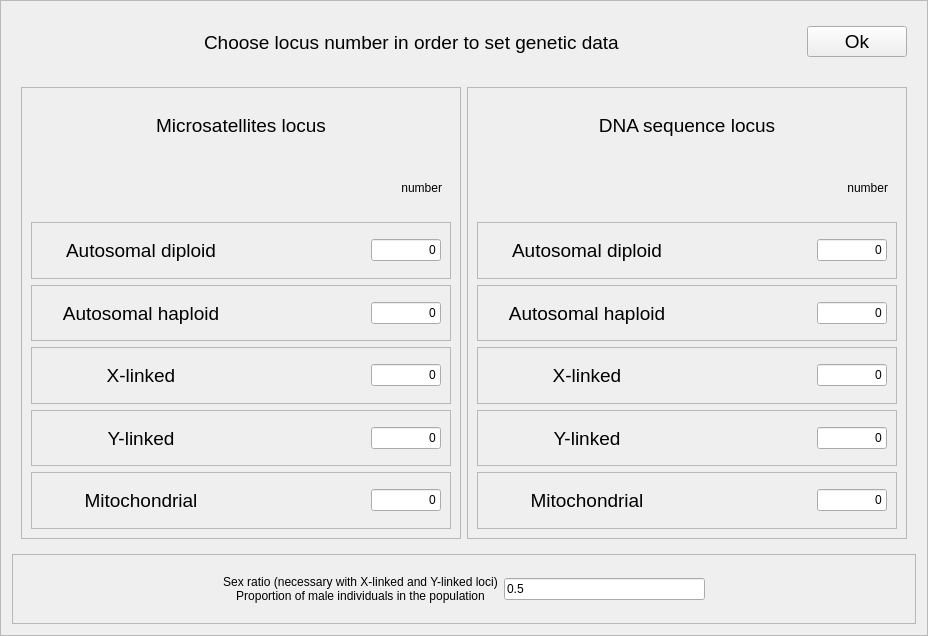
<?xml version="1.0" encoding="UTF-8"?>
<ui version="4.0">
 <class>Frame</class>
 <widget class="QFrame" name="Frame">
  <property name="geometry">
   <rect>
    <x>0</x>
    <y>0</y>
    <width>928</width>
    <height>636</height>
   </rect>
  </property>
  <property name="windowTitle">
   <string>Frame</string>
  </property>
  <property name="frameShape">
   <enum>QFrame::StyledPanel</enum>
  </property>
  <property name="frameShadow">
   <enum>QFrame::Raised</enum>
  </property>
  <layout class="QVBoxLayout" name="verticalLayout_3">
   <item>
    <widget class="QFrame" name="frame_16">
     <property name="minimumSize">
      <size>
       <width>0</width>
       <height>60</height>
      </size>
     </property>
     <property name="maximumSize">
      <size>
       <width>16777215</width>
       <height>60</height>
      </size>
     </property>
     <property name="frameShape">
      <enum>QFrame::NoFrame</enum>
     </property>
     <property name="frameShadow">
      <enum>QFrame::Raised</enum>
     </property>
     <layout class="QHBoxLayout" name="horizontalLayout_14">
      <item>
       <spacer name="horizontalSpacer_13">
        <property name="orientation">
         <enum>Qt::Horizontal</enum>
        </property>
        <property name="sizeHint" stdset="0">
         <size>
          <width>40</width>
          <height>20</height>
         </size>
        </property>
       </spacer>
      </item>
      <item>
       <widget class="QLabel" name="label">
        <property name="font">
         <font>
          <pointsize>14</pointsize>
         </font>
        </property>
        <property name="text">
         <string>Choose locus number in order to set genetic data</string>
        </property>
       </widget>
      </item>
      <item>
       <spacer name="horizontalSpacer_14">
        <property name="orientation">
         <enum>Qt::Horizontal</enum>
        </property>
        <property name="sizeHint" stdset="0">
         <size>
          <width>40</width>
          <height>20</height>
         </size>
        </property>
       </spacer>
      </item>
      <item>
       <widget class="QPushButton" name="okButton">
        <property name="minimumSize">
         <size>
          <width>100</width>
          <height>0</height>
         </size>
        </property>
        <property name="maximumSize">
         <size>
          <width>100</width>
          <height>16777215</height>
         </size>
        </property>
        <property name="font">
         <font>
          <pointsize>14</pointsize>
         </font>
        </property>
        <property name="text">
         <string>Ok</string>
        </property>
       </widget>
      </item>
     </layout>
    </widget>
   </item>
   <item>
    <widget class="QFrame" name="frame_15">
     <property name="frameShape">
      <enum>QFrame::NoFrame</enum>
     </property>
     <property name="frameShadow">
      <enum>QFrame::Raised</enum>
     </property>
     <layout class="QHBoxLayout" name="horizontalLayout_13">
      <item>
       <widget class="QFrame" name="frame">
        <property name="frameShape">
         <enum>QFrame::StyledPanel</enum>
        </property>
        <property name="frameShadow">
         <enum>QFrame::Raised</enum>
        </property>
        <layout class="QVBoxLayout" name="verticalLayout">
         <item>
          <widget class="QLabel" name="label_2">
           <property name="font">
            <font>
             <pointsize>14</pointsize>
            </font>
           </property>
           <property name="text">
            <string>Microsatellites locus</string>
           </property>
           <property name="alignment">
            <set>Qt::AlignCenter</set>
           </property>
          </widget>
         </item>
         <item>
          <widget class="QFrame" name="frame_7">
           <property name="frameShape">
            <enum>QFrame::NoFrame</enum>
           </property>
           <property name="frameShadow">
            <enum>QFrame::Raised</enum>
           </property>
           <layout class="QHBoxLayout" name="horizontalLayout_6">
            <item>
             <spacer name="horizontalSpacer">
              <property name="orientation">
               <enum>Qt::Horizontal</enum>
              </property>
              <property name="sizeHint" stdset="0">
               <size>
                <width>40</width>
                <height>20</height>
               </size>
              </property>
             </spacer>
            </item>
            <item>
             <widget class="QLabel" name="label_4">
              <property name="text">
               <string>number</string>
              </property>
              <property name="alignment">
               <set>Qt::AlignRight|Qt::AlignTrailing|Qt::AlignVCenter</set>
              </property>
             </widget>
            </item>
           </layout>
          </widget>
         </item>
         <item>
          <widget class="QFrame" name="frame_2">
           <property name="frameShape">
            <enum>QFrame::StyledPanel</enum>
           </property>
           <property name="frameShadow">
            <enum>QFrame::Raised</enum>
           </property>
           <layout class="QHBoxLayout" name="horizontalLayout">
            <item>
             <widget class="QLabel" name="label_7">
              <property name="minimumSize">
               <size>
                <width>200</width>
                <height>0</height>
               </size>
              </property>
              <property name="maximumSize">
               <size>
                <width>200</width>
                <height>16777215</height>
               </size>
              </property>
              <property name="font">
               <font>
                <pointsize>14</pointsize>
               </font>
              </property>
              <property name="text">
               <string>Autosomal diploid</string>
              </property>
              <property name="alignment">
               <set>Qt::AlignCenter</set>
              </property>
             </widget>
            </item>
            <item>
             <spacer name="horizontalSpacer_3">
              <property name="orientation">
               <enum>Qt::Horizontal</enum>
              </property>
              <property name="sizeHint" stdset="0">
               <size>
                <width>40</width>
                <height>20</height>
               </size>
              </property>
             </spacer>
            </item>
            <item>
             <widget class="QLineEdit" name="maEdit">
              <property name="minimumSize">
               <size>
                <width>70</width>
                <height>0</height>
               </size>
              </property>
              <property name="maximumSize">
               <size>
                <width>70</width>
                <height>16777215</height>
               </size>
              </property>
              <property name="text">
               <string>0</string>
              </property>
              <property name="alignment">
               <set>Qt::AlignRight|Qt::AlignTrailing|Qt::AlignVCenter</set>
              </property>
             </widget>
            </item>
           </layout>
          </widget>
         </item>
         <item>
          <widget class="QFrame" name="frame_3">
           <property name="frameShape">
            <enum>QFrame::StyledPanel</enum>
           </property>
           <property name="frameShadow">
            <enum>QFrame::Raised</enum>
           </property>
           <layout class="QHBoxLayout" name="horizontalLayout_2">
            <item>
             <widget class="QLabel" name="label_9">
              <property name="minimumSize">
               <size>
                <width>200</width>
                <height>0</height>
               </size>
              </property>
              <property name="maximumSize">
               <size>
                <width>200</width>
                <height>16777215</height>
               </size>
              </property>
              <property name="font">
               <font>
                <pointsize>14</pointsize>
               </font>
              </property>
              <property name="text">
               <string>Autosomal haploid</string>
              </property>
              <property name="alignment">
               <set>Qt::AlignCenter</set>
              </property>
             </widget>
            </item>
            <item>
             <spacer name="horizontalSpacer_4">
              <property name="orientation">
               <enum>Qt::Horizontal</enum>
              </property>
              <property name="sizeHint" stdset="0">
               <size>
                <width>40</width>
                <height>20</height>
               </size>
              </property>
             </spacer>
            </item>
            <item>
             <widget class="QLineEdit" name="mhEdit">
              <property name="minimumSize">
               <size>
                <width>70</width>
                <height>0</height>
               </size>
              </property>
              <property name="maximumSize">
               <size>
                <width>70</width>
                <height>16777215</height>
               </size>
              </property>
              <property name="text">
               <string>0</string>
              </property>
              <property name="alignment">
               <set>Qt::AlignRight|Qt::AlignTrailing|Qt::AlignVCenter</set>
              </property>
             </widget>
            </item>
           </layout>
          </widget>
         </item>
         <item>
          <widget class="QFrame" name="frame_4">
           <property name="frameShape">
            <enum>QFrame::StyledPanel</enum>
           </property>
           <property name="frameShadow">
            <enum>QFrame::Raised</enum>
           </property>
           <layout class="QHBoxLayout" name="horizontalLayout_3">
            <item>
             <widget class="QLabel" name="label_11">
              <property name="minimumSize">
               <size>
                <width>200</width>
                <height>0</height>
               </size>
              </property>
              <property name="maximumSize">
               <size>
                <width>200</width>
                <height>16777215</height>
               </size>
              </property>
              <property name="font">
               <font>
                <pointsize>14</pointsize>
               </font>
              </property>
              <property name="text">
               <string>X-linked</string>
              </property>
              <property name="alignment">
               <set>Qt::AlignCenter</set>
              </property>
             </widget>
            </item>
            <item>
             <spacer name="horizontalSpacer_5">
              <property name="orientation">
               <enum>Qt::Horizontal</enum>
              </property>
              <property name="sizeHint" stdset="0">
               <size>
                <width>40</width>
                <height>20</height>
               </size>
              </property>
             </spacer>
            </item>
            <item>
             <widget class="QLineEdit" name="mxEdit">
              <property name="minimumSize">
               <size>
                <width>70</width>
                <height>0</height>
               </size>
              </property>
              <property name="maximumSize">
               <size>
                <width>70</width>
                <height>16777215</height>
               </size>
              </property>
              <property name="text">
               <string>0</string>
              </property>
              <property name="alignment">
               <set>Qt::AlignRight|Qt::AlignTrailing|Qt::AlignVCenter</set>
              </property>
             </widget>
            </item>
           </layout>
          </widget>
         </item>
         <item>
          <widget class="QFrame" name="frame_5">
           <property name="frameShape">
            <enum>QFrame::StyledPanel</enum>
           </property>
           <property name="frameShadow">
            <enum>QFrame::Raised</enum>
           </property>
           <layout class="QHBoxLayout" name="horizontalLayout_4">
            <item>
             <widget class="QLabel" name="label_13">
              <property name="minimumSize">
               <size>
                <width>200</width>
                <height>0</height>
               </size>
              </property>
              <property name="maximumSize">
               <size>
                <width>200</width>
                <height>16777215</height>
               </size>
              </property>
              <property name="font">
               <font>
                <pointsize>14</pointsize>
               </font>
              </property>
              <property name="text">
               <string>Y-linked</string>
              </property>
              <property name="alignment">
               <set>Qt::AlignCenter</set>
              </property>
             </widget>
            </item>
            <item>
             <spacer name="horizontalSpacer_6">
              <property name="orientation">
               <enum>Qt::Horizontal</enum>
              </property>
              <property name="sizeHint" stdset="0">
               <size>
                <width>40</width>
                <height>20</height>
               </size>
              </property>
             </spacer>
            </item>
            <item>
             <widget class="QLineEdit" name="myEdit">
              <property name="minimumSize">
               <size>
                <width>70</width>
                <height>0</height>
               </size>
              </property>
              <property name="maximumSize">
               <size>
                <width>70</width>
                <height>16777215</height>
               </size>
              </property>
              <property name="text">
               <string>0</string>
              </property>
              <property name="alignment">
               <set>Qt::AlignRight|Qt::AlignTrailing|Qt::AlignVCenter</set>
              </property>
             </widget>
            </item>
           </layout>
          </widget>
         </item>
         <item>
          <widget class="QFrame" name="frame_6">
           <property name="frameShape">
            <enum>QFrame::StyledPanel</enum>
           </property>
           <property name="frameShadow">
            <enum>QFrame::Raised</enum>
           </property>
           <layout class="QHBoxLayout" name="horizontalLayout_5">
            <item>
             <widget class="QLabel" name="label_15">
              <property name="minimumSize">
               <size>
                <width>200</width>
                <height>0</height>
               </size>
              </property>
              <property name="maximumSize">
               <size>
                <width>200</width>
                <height>16777215</height>
               </size>
              </property>
              <property name="font">
               <font>
                <pointsize>14</pointsize>
               </font>
              </property>
              <property name="text">
               <string>Mitochondrial</string>
              </property>
              <property name="alignment">
               <set>Qt::AlignCenter</set>
              </property>
             </widget>
            </item>
            <item>
             <spacer name="horizontalSpacer_7">
              <property name="orientation">
               <enum>Qt::Horizontal</enum>
              </property>
              <property name="sizeHint" stdset="0">
               <size>
                <width>40</width>
                <height>20</height>
               </size>
              </property>
             </spacer>
            </item>
            <item>
             <widget class="QLineEdit" name="mmEdit">
              <property name="minimumSize">
               <size>
                <width>70</width>
                <height>0</height>
               </size>
              </property>
              <property name="maximumSize">
               <size>
                <width>70</width>
                <height>16777215</height>
               </size>
              </property>
              <property name="text">
               <string>0</string>
              </property>
              <property name="alignment">
               <set>Qt::AlignRight|Qt::AlignTrailing|Qt::AlignVCenter</set>
              </property>
             </widget>
            </item>
           </layout>
          </widget>
         </item>
        </layout>
       </widget>
      </item>
      <item>
       <widget class="QFrame" name="frame_8">
        <property name="frameShape">
         <enum>QFrame::StyledPanel</enum>
        </property>
        <property name="frameShadow">
         <enum>QFrame::Raised</enum>
        </property>
        <layout class="QVBoxLayout" name="verticalLayout_2">
         <item>
          <widget class="QLabel" name="label_6">
           <property name="font">
            <font>
             <pointsize>14</pointsize>
            </font>
           </property>
           <property name="text">
            <string>DNA sequence locus</string>
           </property>
           <property name="alignment">
            <set>Qt::AlignCenter</set>
           </property>
          </widget>
         </item>
         <item>
          <widget class="QFrame" name="frame_9">
           <property name="frameShape">
            <enum>QFrame::NoFrame</enum>
           </property>
           <property name="frameShadow">
            <enum>QFrame::Raised</enum>
           </property>
           <layout class="QHBoxLayout" name="horizontalLayout_7">
            <item>
             <spacer name="horizontalSpacer_2">
              <property name="orientation">
               <enum>Qt::Horizontal</enum>
              </property>
              <property name="sizeHint" stdset="0">
               <size>
                <width>40</width>
                <height>20</height>
               </size>
              </property>
             </spacer>
            </item>
            <item>
             <widget class="QLabel" name="label_8">
              <property name="text">
               <string>number</string>
              </property>
              <property name="alignment">
               <set>Qt::AlignRight|Qt::AlignTrailing|Qt::AlignVCenter</set>
              </property>
             </widget>
            </item>
           </layout>
          </widget>
         </item>
         <item>
          <widget class="QFrame" name="frame_10">
           <property name="frameShape">
            <enum>QFrame::StyledPanel</enum>
           </property>
           <property name="frameShadow">
            <enum>QFrame::Raised</enum>
           </property>
           <layout class="QHBoxLayout" name="horizontalLayout_8">
            <item>
             <widget class="QLabel" name="label_10">
              <property name="minimumSize">
               <size>
                <width>200</width>
                <height>0</height>
               </size>
              </property>
              <property name="maximumSize">
               <size>
                <width>200</width>
                <height>16777215</height>
               </size>
              </property>
              <property name="font">
               <font>
                <pointsize>14</pointsize>
               </font>
              </property>
              <property name="text">
               <string>Autosomal diploid</string>
              </property>
              <property name="alignment">
               <set>Qt::AlignCenter</set>
              </property>
             </widget>
            </item>
            <item>
             <spacer name="horizontalSpacer_8">
              <property name="orientation">
               <enum>Qt::Horizontal</enum>
              </property>
              <property name="sizeHint" stdset="0">
               <size>
                <width>40</width>
                <height>20</height>
               </size>
              </property>
             </spacer>
            </item>
            <item>
             <widget class="QLineEdit" name="saEdit">
              <property name="minimumSize">
               <size>
                <width>70</width>
                <height>0</height>
               </size>
              </property>
              <property name="maximumSize">
               <size>
                <width>70</width>
                <height>16777215</height>
               </size>
              </property>
              <property name="text">
               <string>0</string>
              </property>
              <property name="alignment">
               <set>Qt::AlignRight|Qt::AlignTrailing|Qt::AlignVCenter</set>
              </property>
             </widget>
            </item>
           </layout>
          </widget>
         </item>
         <item>
          <widget class="QFrame" name="frame_11">
           <property name="frameShape">
            <enum>QFrame::StyledPanel</enum>
           </property>
           <property name="frameShadow">
            <enum>QFrame::Raised</enum>
           </property>
           <layout class="QHBoxLayout" name="horizontalLayout_9">
            <item>
             <widget class="QLabel" name="label_12">
              <property name="minimumSize">
               <size>
                <width>200</width>
                <height>0</height>
               </size>
              </property>
              <property name="maximumSize">
               <size>
                <width>200</width>
                <height>16777215</height>
               </size>
              </property>
              <property name="font">
               <font>
                <pointsize>14</pointsize>
               </font>
              </property>
              <property name="text">
               <string>Autosomal haploid</string>
              </property>
              <property name="alignment">
               <set>Qt::AlignCenter</set>
              </property>
             </widget>
            </item>
            <item>
             <spacer name="horizontalSpacer_9">
              <property name="orientation">
               <enum>Qt::Horizontal</enum>
              </property>
              <property name="sizeHint" stdset="0">
               <size>
                <width>40</width>
                <height>20</height>
               </size>
              </property>
             </spacer>
            </item>
            <item>
             <widget class="QLineEdit" name="shEdit">
              <property name="minimumSize">
               <size>
                <width>70</width>
                <height>0</height>
               </size>
              </property>
              <property name="maximumSize">
               <size>
                <width>70</width>
                <height>16777215</height>
               </size>
              </property>
              <property name="text">
               <string>0</string>
              </property>
              <property name="alignment">
               <set>Qt::AlignRight|Qt::AlignTrailing|Qt::AlignVCenter</set>
              </property>
             </widget>
            </item>
           </layout>
          </widget>
         </item>
         <item>
          <widget class="QFrame" name="frame_12">
           <property name="frameShape">
            <enum>QFrame::StyledPanel</enum>
           </property>
           <property name="frameShadow">
            <enum>QFrame::Raised</enum>
           </property>
           <layout class="QHBoxLayout" name="horizontalLayout_10">
            <item>
             <widget class="QLabel" name="label_14">
              <property name="minimumSize">
               <size>
                <width>200</width>
                <height>0</height>
               </size>
              </property>
              <property name="maximumSize">
               <size>
                <width>200</width>
                <height>16777215</height>
               </size>
              </property>
              <property name="font">
               <font>
                <pointsize>14</pointsize>
               </font>
              </property>
              <property name="text">
               <string>X-linked</string>
              </property>
              <property name="alignment">
               <set>Qt::AlignCenter</set>
              </property>
             </widget>
            </item>
            <item>
             <spacer name="horizontalSpacer_10">
              <property name="orientation">
               <enum>Qt::Horizontal</enum>
              </property>
              <property name="sizeHint" stdset="0">
               <size>
                <width>40</width>
                <height>20</height>
               </size>
              </property>
             </spacer>
            </item>
            <item>
             <widget class="QLineEdit" name="sxEdit">
              <property name="minimumSize">
               <size>
                <width>70</width>
                <height>0</height>
               </size>
              </property>
              <property name="maximumSize">
               <size>
                <width>70</width>
                <height>16777215</height>
               </size>
              </property>
              <property name="text">
               <string>0</string>
              </property>
              <property name="alignment">
               <set>Qt::AlignRight|Qt::AlignTrailing|Qt::AlignVCenter</set>
              </property>
             </widget>
            </item>
           </layout>
          </widget>
         </item>
         <item>
          <widget class="QFrame" name="frame_13">
           <property name="frameShape">
            <enum>QFrame::StyledPanel</enum>
           </property>
           <property name="frameShadow">
            <enum>QFrame::Raised</enum>
           </property>
           <layout class="QHBoxLayout" name="horizontalLayout_11">
            <item>
             <widget class="QLabel" name="label_16">
              <property name="minimumSize">
               <size>
                <width>200</width>
                <height>0</height>
               </size>
              </property>
              <property name="maximumSize">
               <size>
                <width>200</width>
                <height>16777215</height>
               </size>
              </property>
              <property name="font">
               <font>
                <pointsize>14</pointsize>
               </font>
              </property>
              <property name="text">
               <string>Y-linked</string>
              </property>
              <property name="alignment">
               <set>Qt::AlignCenter</set>
              </property>
             </widget>
            </item>
            <item>
             <spacer name="horizontalSpacer_11">
              <property name="orientation">
               <enum>Qt::Horizontal</enum>
              </property>
              <property name="sizeHint" stdset="0">
               <size>
                <width>40</width>
                <height>20</height>
               </size>
              </property>
             </spacer>
            </item>
            <item>
             <widget class="QLineEdit" name="syEdit">
              <property name="minimumSize">
               <size>
                <width>70</width>
                <height>0</height>
               </size>
              </property>
              <property name="maximumSize">
               <size>
                <width>70</width>
                <height>16777215</height>
               </size>
              </property>
              <property name="text">
               <string>0</string>
              </property>
              <property name="alignment">
               <set>Qt::AlignRight|Qt::AlignTrailing|Qt::AlignVCenter</set>
              </property>
             </widget>
            </item>
           </layout>
          </widget>
         </item>
         <item>
          <widget class="QFrame" name="frame_14">
           <property name="frameShape">
            <enum>QFrame::StyledPanel</enum>
           </property>
           <property name="frameShadow">
            <enum>QFrame::Raised</enum>
           </property>
           <layout class="QHBoxLayout" name="horizontalLayout_12">
            <item>
             <widget class="QLabel" name="label_17">
              <property name="minimumSize">
               <size>
                <width>200</width>
                <height>0</height>
               </size>
              </property>
              <property name="maximumSize">
               <size>
                <width>200</width>
                <height>16777215</height>
               </size>
              </property>
              <property name="font">
               <font>
                <pointsize>14</pointsize>
               </font>
              </property>
              <property name="text">
               <string>Mitochondrial</string>
              </property>
              <property name="alignment">
               <set>Qt::AlignCenter</set>
              </property>
             </widget>
            </item>
            <item>
             <spacer name="horizontalSpacer_12">
              <property name="orientation">
               <enum>Qt::Horizontal</enum>
              </property>
              <property name="sizeHint" stdset="0">
               <size>
                <width>40</width>
                <height>20</height>
               </size>
              </property>
             </spacer>
            </item>
            <item>
             <widget class="QLineEdit" name="smEdit">
              <property name="minimumSize">
               <size>
                <width>70</width>
                <height>0</height>
               </size>
              </property>
              <property name="maximumSize">
               <size>
                <width>70</width>
                <height>16777215</height>
               </size>
              </property>
              <property name="text">
               <string>0</string>
              </property>
              <property name="alignment">
               <set>Qt::AlignRight|Qt::AlignTrailing|Qt::AlignVCenter</set>
              </property>
             </widget>
            </item>
           </layout>
          </widget>
         </item>
        </layout>
       </widget>
      </item>
     </layout>
    </widget>
   </item>
   <item>
    <widget class="QFrame" name="frame_17">
     <property name="minimumSize">
      <size>
       <width>0</width>
       <height>70</height>
      </size>
     </property>
     <property name="maximumSize">
      <size>
       <width>16777215</width>
       <height>70</height>
      </size>
     </property>
     <property name="frameShape">
      <enum>QFrame::StyledPanel</enum>
     </property>
     <property name="frameShadow">
      <enum>QFrame::Raised</enum>
     </property>
     <layout class="QHBoxLayout" name="horizontalLayout_15">
      <item>
       <spacer name="horizontalSpacer_15">
        <property name="orientation">
         <enum>Qt::Horizontal</enum>
        </property>
        <property name="sizeHint" stdset="0">
         <size>
          <width>40</width>
          <height>20</height>
         </size>
        </property>
       </spacer>
      </item>
      <item>
       <widget class="QLabel" name="label_3">
        <property name="text">
         <string>Sex ratio (necessary with X-linked and Y-linked loci)
Proportion of male individuals in the population</string>
        </property>
        <property name="alignment">
         <set>Qt::AlignCenter</set>
        </property>
       </widget>
      </item>
      <item>
       <widget class="QLineEdit" name="sexRatioEdit">
        <property name="text">
         <string>0.5</string>
        </property>
       </widget>
      </item>
      <item>
       <spacer name="horizontalSpacer_16">
        <property name="orientation">
         <enum>Qt::Horizontal</enum>
        </property>
        <property name="sizeHint" stdset="0">
         <size>
          <width>40</width>
          <height>20</height>
         </size>
        </property>
       </spacer>
      </item>
     </layout>
    </widget>
   </item>
  </layout>
 </widget>
 <resources/>
 <connections/>
</ui>
